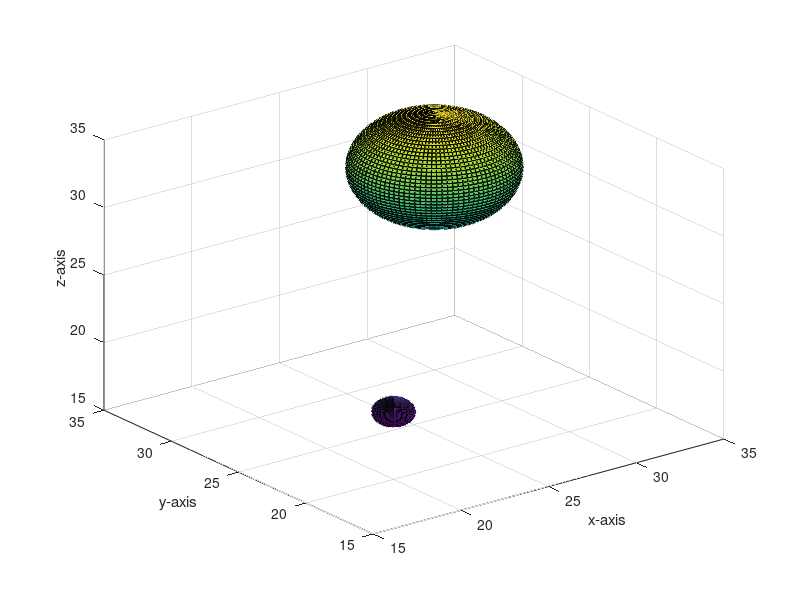

MATLAB code for this plot:
clc ; 
clear ; 
close all ;
    


          view([-100,-100,-100]);

     
for i=1:0.1:20
q=0 : pi/50 : 2*pi;
    w = 0 : pi/50 : 2*pi;
    [q,w]=meshgrid(q,w);
    x1= 30+4*sin(q).*cos(w);
    y1= 30+4*sin(q).*sin(w);
    z1 = 30+4*cos (q);
   surf(x1,y1,z1);
     hold on ;
xlabel ('x-axis');
ylabel ('y-axis');
zlabel ('z-axis');
 
    
    
    q=0 : pi/50 : 2*pi;
    w = 0 : pi/50 : 2*pi;
    [q,w]=meshgrid(q,w);
    x= i+1*sin(q).*cos(w);
    y= i+1*sin(q).*sin(w);
    z = i+1*cos (q);
    surf(x,y,z);
    pause(0.01);
%     view ([floor(x(i)) floor(y(i)) floor(z(i))]);
  
     hold off;
     
     
     
end

% a=size(sphers);
% for i=1:a(1)
% px=sphers(i,1); py=sphers(i,2); pz=sphers(i,3); r=sphers(i,4);
% 
% q=0 : pi/50 : 2*pi;
% w = 0 : pi/50 : 2*pi;
% [q,w]=meshgrid(q,w);
% x= 30+4*sin(q).*cos(w);
% y= 30+4*sin(q).*sin(w);
% z = 30+4*cos (q);
% surf(x,y,z);
% hold on ;
% end
% xlabel ('x-axis');
% ylabel ('y-axis');
% zlabel ('z-axis');
